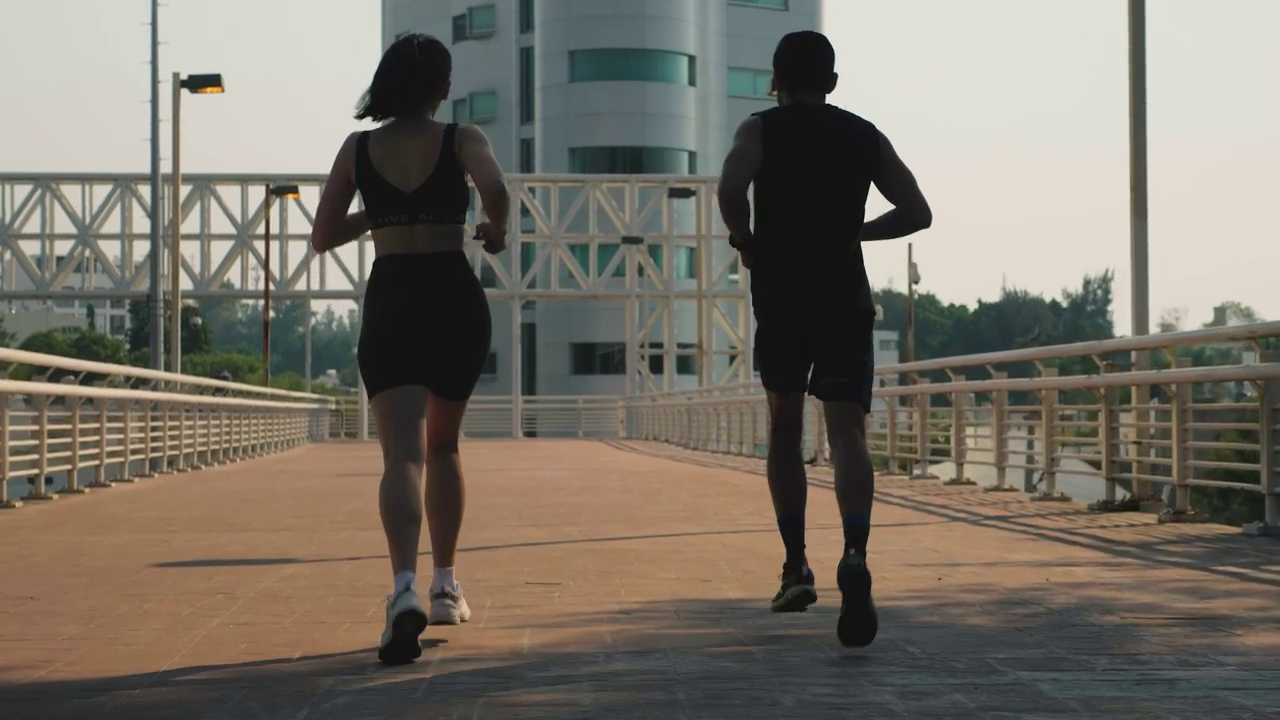
#> input picture frame 29 of Images/mixkit-man-and-woman-jogging-together-on-the-street-40881-hd-ready.mp4, 1280 x 720 px
$ jupyter execute ObjectTracking.ipynb
#> lines starting #> are read from the running program, lines starting #| are printed output that depends on the picture; after the words box and inside, x2 and y2 are one past the last pixel; in counts of white or black regions, pixels touching at a corner belong together
[cell 1]
import cv2
import numpy as np

# Object Tracking and Detection

[cell 2]
cap = cv2.VideoCapture('Images/mixkit-man-and-woman-jogging-together-on-the-street-40881-hd-ready.mp4')

n,f = cap.read()
#> f is the input picture: shape (720, 1280, 3); mean B, G, R 104, 114.4, 120.7
# Define the initial tracking window

x,y,w,h = 290, 55, 230, 821 #roi
t = (x,y,w,h)
roi = f[y:y+h,x:x+w]
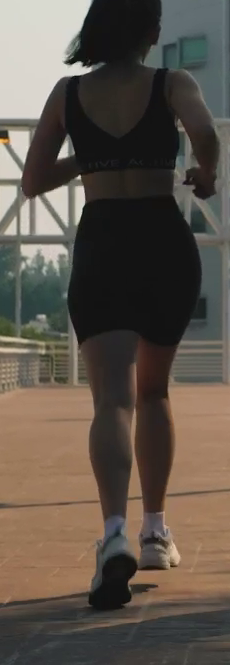
#> roi: shape (665, 230, 3); mean B, G, R 74.4, 83.8, 92.8

# Set up the ROI for tracking

hsv_roi = cv2.cvtColor(roi,cv2.COLOR_BGR2HSV)
#> hsv_roi: shape (665, 230, 3); mean H, S, V 30.8, 49.2, 94.7
mask = cv2.inRange(hsv_roi,np.array((0.,60.,32.)),np.array((180.,255.,255.)))
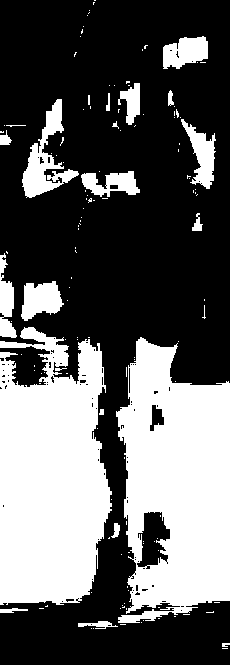
#> mask: shape (665, 230); 37% white; 137 white regions (115 under 20 px), largest, box (x1, y1, x2, y2) and area: (0, 327, 112, 605) 24542, (116, 337, 230, 623) 23441, (22, 99, 79, 198) 1983
roi_hist = cv2.calcHist([hsv_roi],[0],mask,[180],[0,180])
#> roi_hist = 180 values, max 17746 at index 13, min 0 at index 45, mean 314.6
cv2.normalize(roi_hist,roi_hist,0,255,cv2.NORM_MINMAX)

# Setup the termination criteria

tr = (cv2.TERM_CRITERIA_EPS | cv2.TERM_CRITERIA_COUNT, 10, 1)


while cap.isOpened():
    r,f = cap.read()
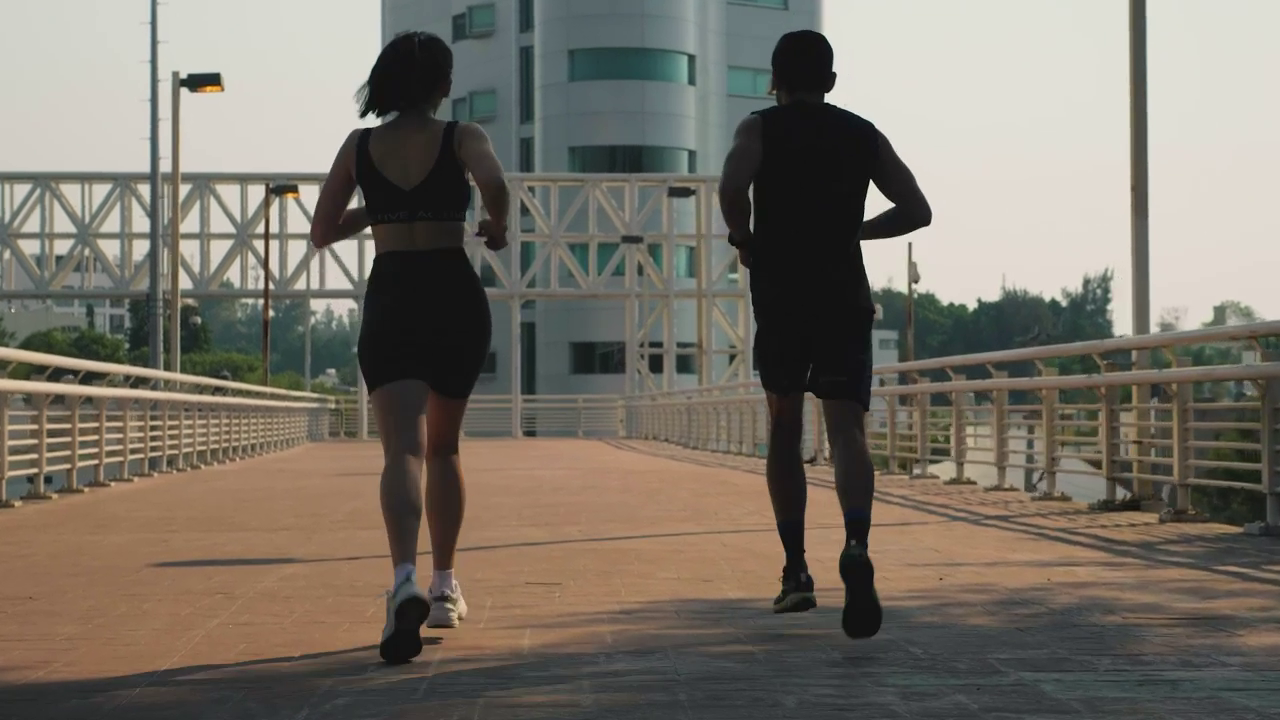
#> input picture frame 30 of Images/mixkit-man-and-woman-jogging-together-on-the-street-40881-hd-ready.mp4, 1280 x 720 px
#> f is the input picture: shape (720, 1280, 3); mean B, G, R 104, 114.4, 120.7
    if r == True:
        # Convert the frame to HSV

        hsv_f = cv2.cvtColor(f,cv2.COLOR_BGR2HSV)
#> hsv_f: shape (720, 1280, 3); mean H, S, V 37.2, 44.9, 123.5
        #Backprojection
        d = cv2.calcBackProject([hsv_f],[0],roi_hist,[0,180],1)
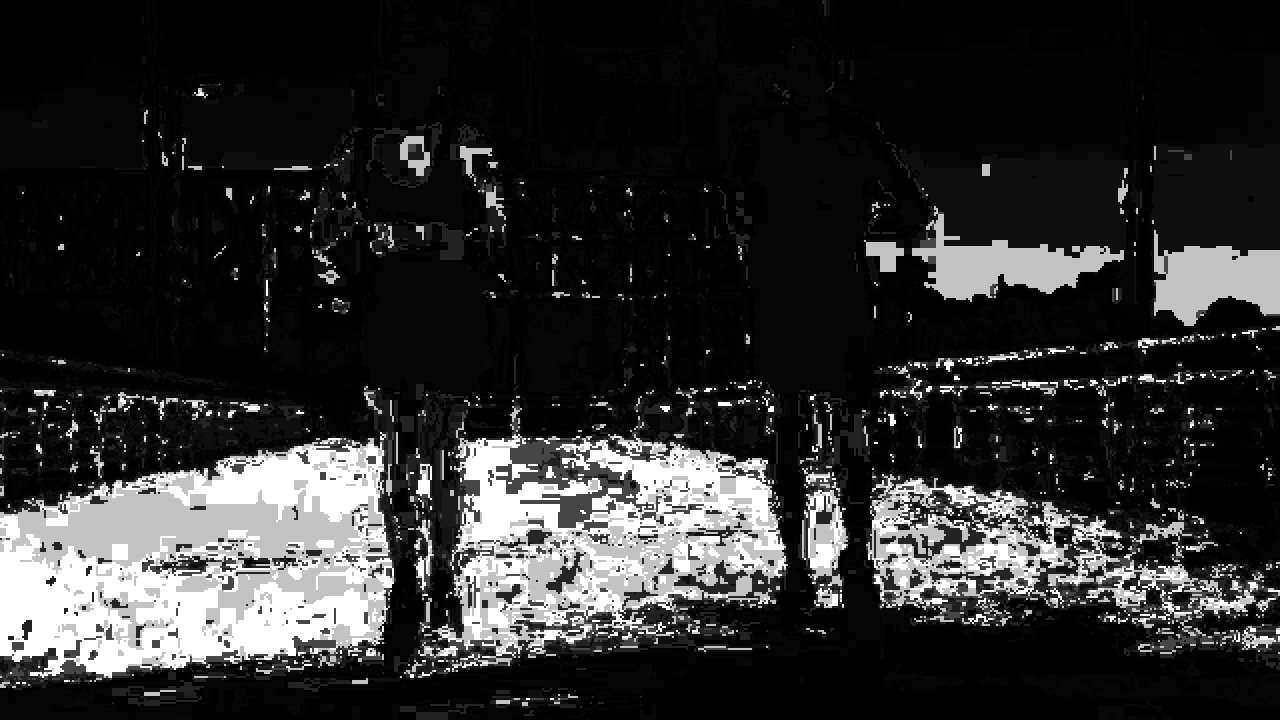
#> d: shape (720, 1280); min 0, max 255, mean 45.9
        # Apply CamShift to get the new location

        r,tp = cv2.CamShift(d,t,tr)
#> r = ((280.5, 531), (258.6, 427.1), 8.98); tp = (152, 342, 257, 378)

        # Draw the tracking window on the frame
        x,y,w,h = tp
#> x = 152; y = 342; w = 257; h = 378
        final = cv2.rectangle(f,(x,y),(x+w,y+h),(0,0,255),4)


        cv2.imshow("opencv",final)

        if cv2.waitKey(25) & 0xff == ord('p'):
#> (key Esc is pressed here)
            break
    else:
        break

cap.release()
cv2.destroyAllWindows()

$ run again, starting later in the video
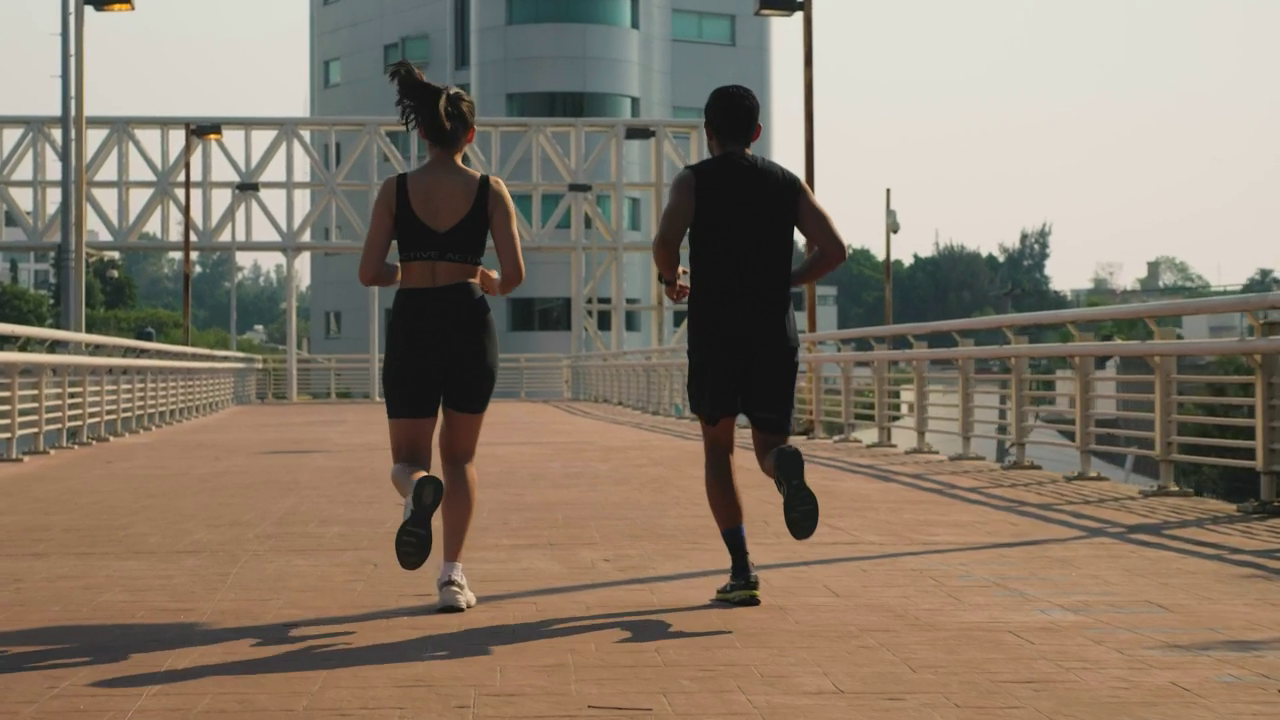
#> input picture frame 134 of Images/mixkit-man-and-woman-jogging-together-on-the-street-40881-hd-ready.mp4, 1280 x 720 px
#> f is the input picture: shape (720, 1280, 3); mean B, G, R 107.5, 122.8, 135.7
#> hsv_roi: shape (665, 230, 3); mean H, S, V 29.4, 64.7, 106.6
#> `mask = cv2.inRange(hsv_roi,np.array((0.,60.,32.)),np.array((180.,255.,..`:
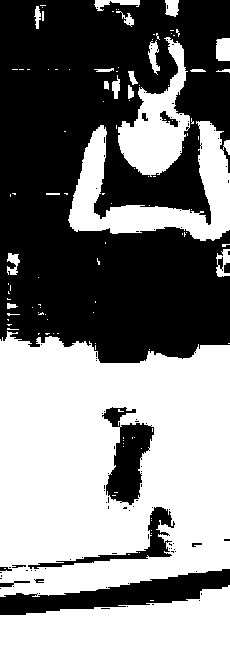
#> mask: shape (665, 230); 51% white; 99 black regions (87 under 20 px), largest, box (x1, y1, x2, y2) and area: (0, 0, 230, 363) 65677, (0, 569, 230, 615) 4582, (102, 407, 154, 505) 2630
#> roi_hist = 180 values, max 24754 at index 13, min 0 at index 29, mean 433.7
#> hsv_f: shape (720, 1280, 3); mean H, S, V 28.5, 59.6, 138
#> `d = cv2.calcBackProject([hsv_f],[0],roi_hist,[0,180],1)`:
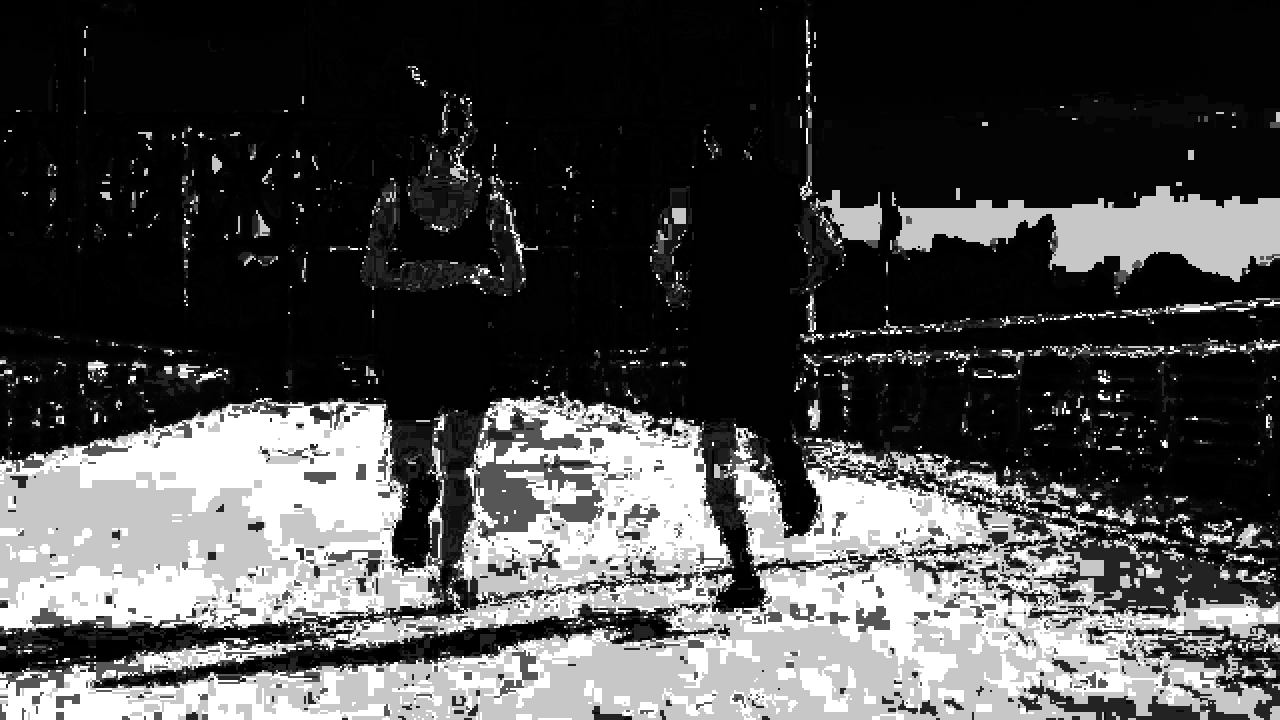
#> d: shape (720, 1280); min 0, max 255, mean 73.8
#> r = ((289.5, 541), (275.3, 446.2), 177.1); tp = (151, 362, 277, 358)
#> x = 151; y = 362; w = 277; h = 358

$ run again, starting later in the video
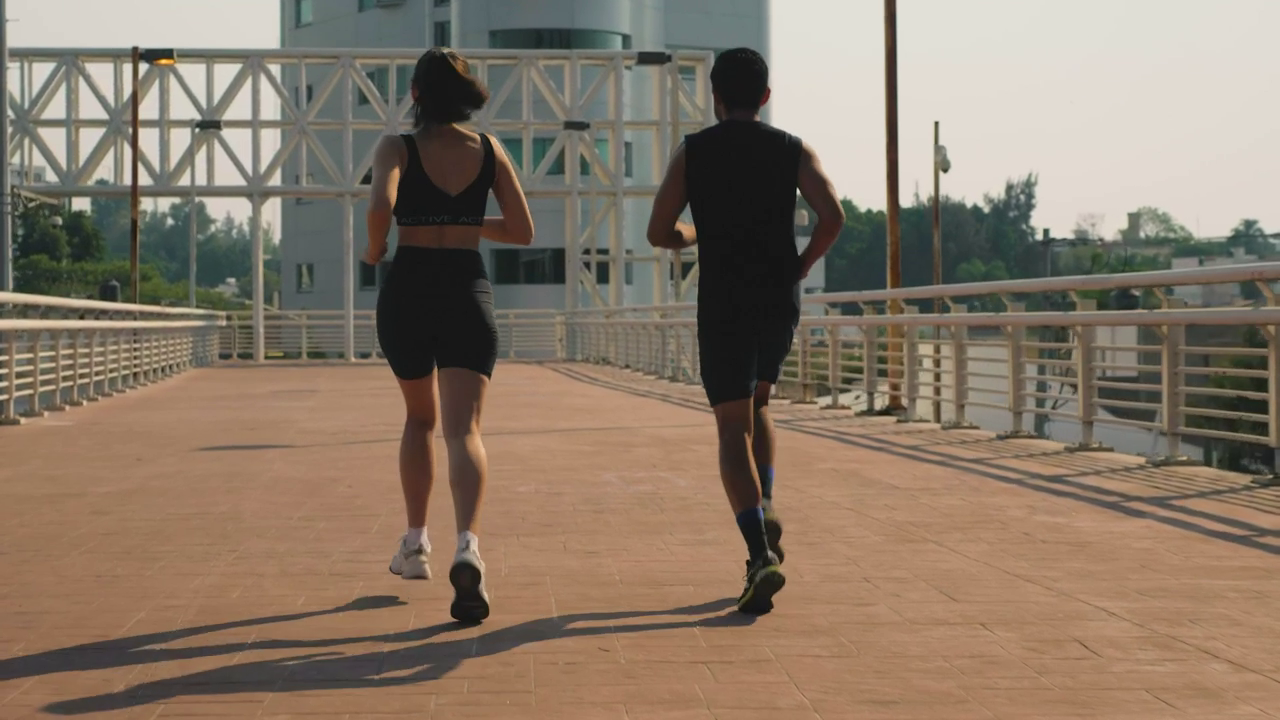
#> input picture frame 239 of Images/mixkit-man-and-woman-jogging-together-on-the-street-40881-hd-ready.mp4, 1280 x 720 px
#> f is the input picture: shape (720, 1280, 3); mean B, G, R 104.1, 120.5, 136.3
#> hsv_roi: shape (665, 230, 3); mean H, S, V 27, 66.5, 108.7
#> `mask = cv2.inRange(hsv_roi,np.array((0.,60.,32.)),np.array((180.,255.,..`:
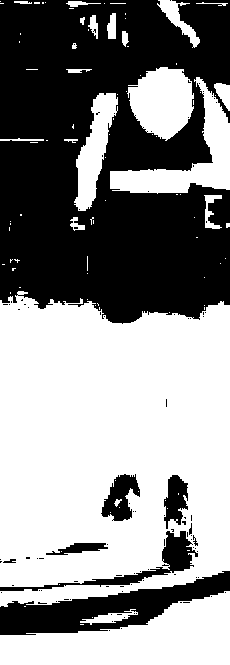
#> mask: shape (665, 230); 54.9% white; 98 black regions (89 under 20 px), largest, box (x1, y1, x2, y2) and area: (0, 0, 230, 324) 58561, (0, 571, 230, 635) 6098, (0, 531, 198, 591) 1775
#> roi_hist = 180 values, max 29762 at index 13, min 0 at index 30, mean 466.5
#> hsv_f: shape (720, 1280, 3); mean H, S, V 26.3, 63, 138
#> `d = cv2.calcBackProject([hsv_f],[0],roi_hist,[0,180],1)`:
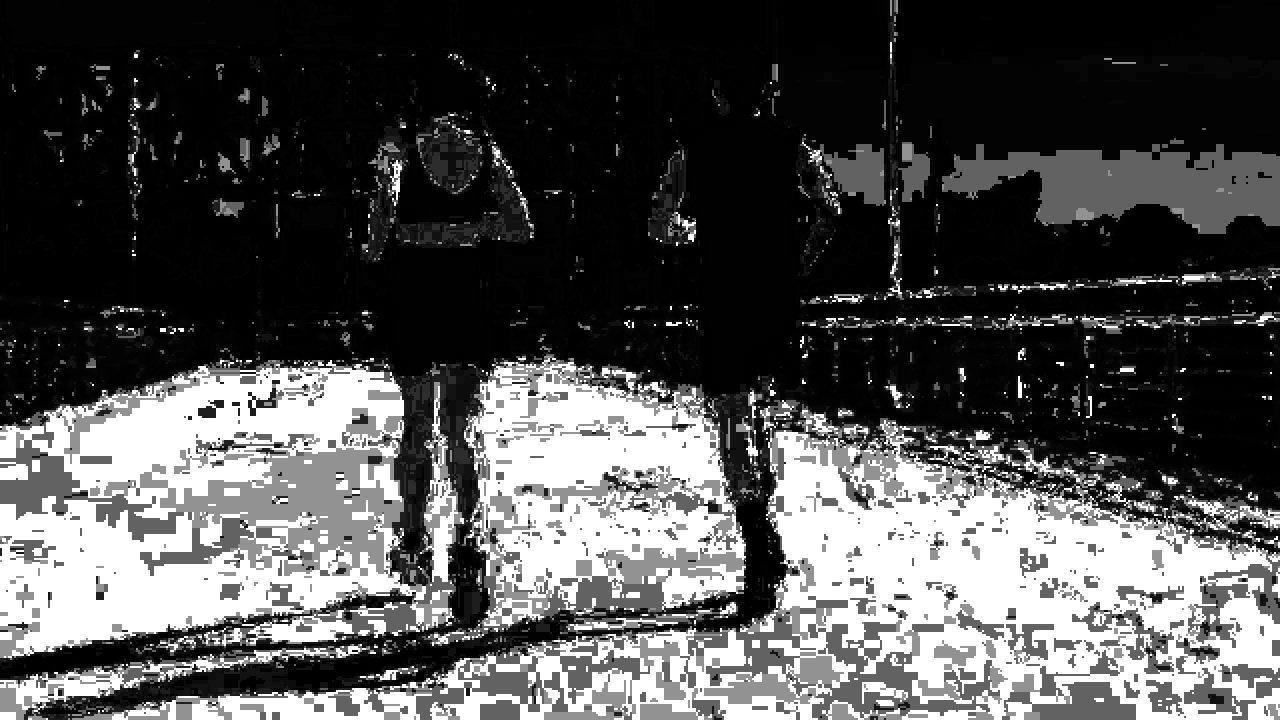
#> d: shape (720, 1280); min 0, max 255, mean 80.9
#> r = ((294, 515), (272.3, 478.4), 0.467); tp = (157, 310, 274, 410)
#> x = 157; y = 310; w = 274; h = 410
